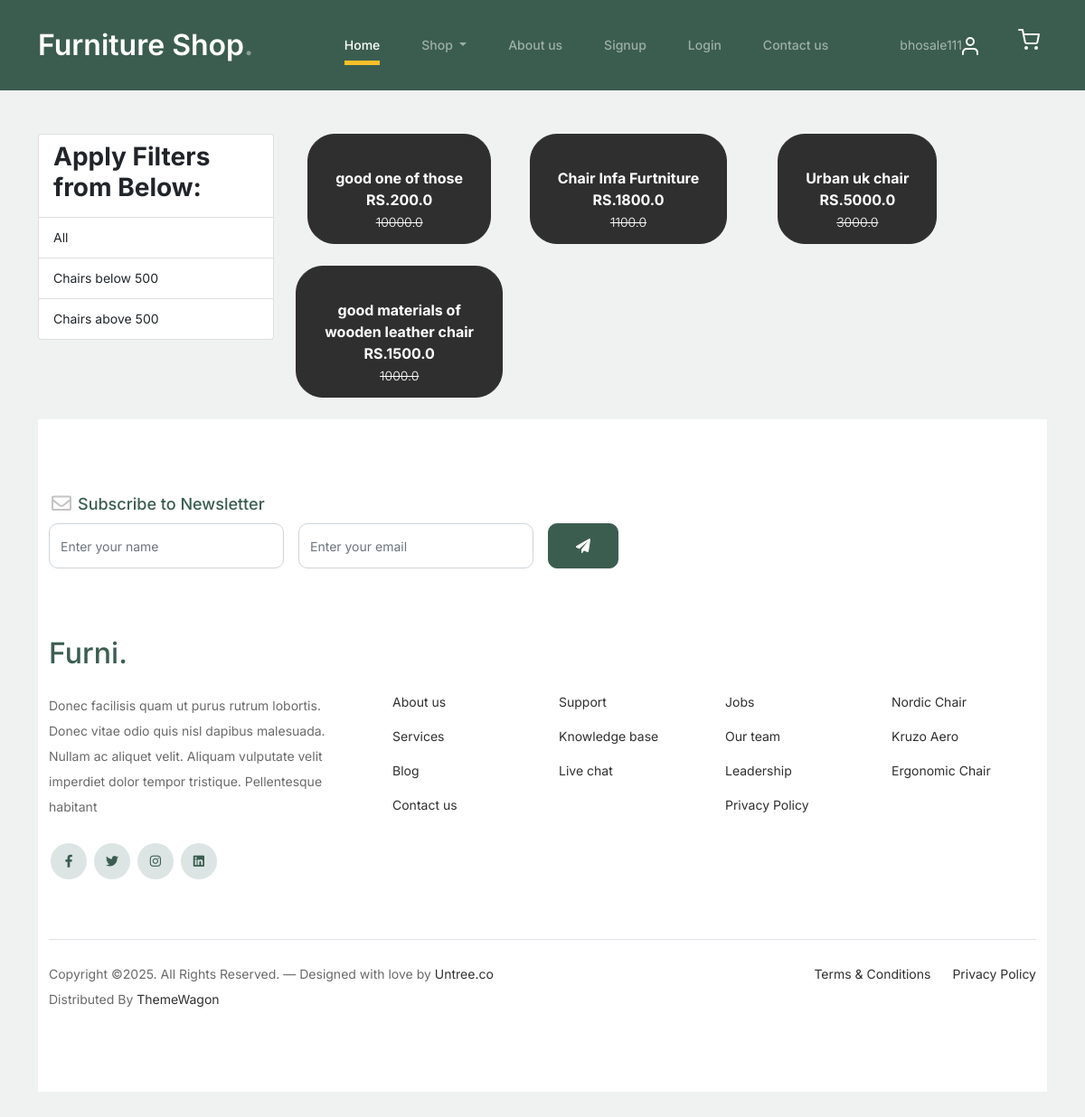
/chairs/ (signed in), run on the app's committed database.
### FurniApp/models.py (models this page shows, shortened)
class Product(models.Model):
    title =models.CharField(max_length=100)
    selling_price =models.FloatField()
    discounted_price = models.FloatField()
    description = models.TextField()
    brand = models.CharField(max_length=100)
    category= models.CharField(choices=CATEGORY_CHOICES,max_length=5)
    product_image = models.ImageField(upload_to ="productimg")

### FurniApp/views.py (the view)
# urls.py: path('chairs/', views.chairs, name='chairs'),
def chairs(request, data=None):
    totalitem=0
    if data == None:
        chair = Product.objects.filter(category='ch')
    elif data=='Manyawar' or data=='Fabindia':
        chair = Product.objects.filter(category='ch').filter(brand=data)
    elif data=='below':
        chair=Product.objects.filter(category='ch').filter(discounted_price__lt=500)
    elif data=='above':
        chair=Product.objects.filter(category='ch').filter(discounted_price__gt=500)
    if request.user.is_authenticated:
         totalitem= len(Cart.objects.filter(user=request.user))
    return render(request, 'chairs.html',{'chair':chair,'totalitem':totalitem})

### FurniApp/templates/chairs.html (shortened to what this page needs)
{% extends 'base.html' %}
{% load static %}
{% block content %}
<body>
<div class="container my-5 ">
 <div class="row">
  <div class="col-sm-3">
    <div class="list-group">
        <a href="#" class="list-group-item
         list-group-item-action" aria-current="true" ><h3 class="fw-bold">Apply Filters from Below:</h3></a>
        <a href="{% url 'chair' %}" class="list-group-item
         list-group-item-action" aria-current="true">All</a>
         <a href="{% url 'chair_data' 'below' %}" class="list-group-item
         list-group-item-action" aria-current="true">Chairs below 500</a>
         <a href="{% url 'chair_data' 'above' %}" class="list-group-item
         list-group-item-action" aria-current="true">Chairs above 500</a>
    </div>
</div>
    <div class="col-sm-8">
      <div class="row">
          {% for ch in chair %}
           <div class="col-sm-4 text-center mb-4">
               <a href="{% url 'product-detail' ch.id %}" class="btn">
                   <div class="item">
                       <div class="fw-bold">{{ch.description}}</div>
                       <div class="fw-bold">RS.{{ch.discounted_price}}</div>
                       <small class="fw-light text-decoration-line-through">{{ch.selling_price}}</small>
                   </div>
                </a>
            </div>
            {% endfor %}
        </div>
    </div>
</div>
</body>
{% endblock content %}

### FurniApp/templates/base.html (shortened to what this page needs)
<!doctype html>
{% load static%}
<html lang="en">
<head>
		<link href="{%static 'css/bootstrap.min.css' %}" rel="stylesheet">
		<link href="https://cdnjs.cloudflare.com/ajax/libs/font-awesome/6.0.0-beta3/css/all.min.css" rel="stylesheet">
		<link href="{%static 'css/tiny-slider.css' %}" rel="stylesheet">
		<link href="{% static 'css/style.css' %}" rel="stylesheet">
</head>
<body>
		<nav class="custom-navbar navbar navbar navbar-expand-md navbar-dark bg-dark" arial-label="Furni navigation bar">
			<div class="container">
				<a class="navbar-brand" href="{% url 'home' %}">Furniture Shop<span>.</span></a>
				<div class="collapse navbar-collapse" id="navbarsFurni">
					<ul class="custom-navbar-nav navbar-nav ms-auto mb-2 mb-md-0">
						<li class="nav-item active">
							<a class="nav-link" href="/">Home</a>
						</li>
						<li class="nav-item dropdown">
             				<a class="nav-link dropdown-toggle text-black" href=" " id="fashionDropdown" role="button" data-bs-toggle="dropdown" aria-expanded="false">
              				 Shop
             				</a>
          				</li>
						<li><a class="nav-link" href="{% url 'about' %}">About us</a></li>
						<li><a class="nav-link" href="{% url 'signup' %}">Signup</a></li>
						<li><a class="nav-link" href="{% url 'login' %}">Login</a></li>
						<li><a class="nav-link" href="{% url 'contact' %}">Contact us</a></li>
					</ul>
					<ul class="custom-navbar-cta navbar-nav mb-2 mb-md-0 ms-5">
						<li class="nav-link"><a class="nav-link" href="{% url 'profile' %}">{{request.user}}<img src="{% static 'images/user.svg' %}"></a></li>
						<li><a class="nav-link" href="{% url 'cart' %}"><img src="{% static 'images/cart.svg' %}"></a></li>
					</ul>
				</div>
			</div>
		</nav>
    	{% block content %} {% endblock content %}
		<footer class="footer-section">
			<div class="container relative">
				<div class="row">
					<div class="col-lg-8">
						<div class="subscription-form">
							<h3 class="d-flex align-items-center"><span class="me-1"><img src="{% static 'images/envelope-outline.svg' %}" alt="Image" class="img-fluid"></span><span>Subscribe to Newsletter</span></h3>
							<form action="#" class="row g-3">
								<div class="col-auto">
									<input type="text" class="form-control" placeholder="Enter your name">
								</div>
								<div class="col-auto">
									<input type="email" class="form-control" placeholder="Enter your email">
								</div>
								<div class="col-auto">
									<button class="btn btn-primary">
										<span class="fa fa-paper-plane"></span>
									</button>
								</div>
							</form>
						</div>
					</div>
				</div>
				<div class="row g-5 mb-5">
					<div class="col-lg-4">
						<div class="mb-4 footer-logo-wrap"><a href="#" class="footer-logo">Furni<span>.</span></a></div>
						<p class="mb-4">Donec facilisis quam ut purus rutrum lobortis. Donec vitae odio quis nisl dapibus malesuada. Nullam ac aliquet velit. Aliquam vulputate velit imperdiet dolor tempor tristique. Pellentesque habitant</p>
						<ul class="list-unstyled custom-social">
							<li><a href="#"><span class="fa fa-brands fa-facebook-f"></span></a></li>
							<li><a href="#"><span class="fa fa-brands fa-twitter"></span></a></li>
							<li><a href="#"><span class="fa fa-brands fa-instagram"></span></a></li>
							<li><a href="#"><span class="fa fa-brands fa-linkedin"></span></a></li>
						</ul>
					</div>
					<div class="col-lg-8">
						<div class="row links-wrap">
							<div class="col-6 col-sm-6 col-md-3">
								<ul class="list-unstyled">
									<li><a href="#">About us</a></li>
									<li><a href="#">Services</a></li>
									<li><a href="#">Blog</a></li>
									<li><a href="#">Contact us</a></li>
								</ul>
							</div>
							<div class="col-6 col-sm-6 col-md-3">
								<ul class="list-unstyled">
									<li><a href="#">Support</a></li>
									<li><a href="#">Knowledge base</a></li>
									<li><a href="#">Live chat</a></li>
								</ul>
							</div>
							<div class="col-6 col-sm-6 col-md-3">
								<ul class="list-unstyled">
									<li><a href="#">Jobs</a></li>
									<li><a href="#">Our team</a></li>
									<li><a href="#">Leadership</a></li>
									<li><a href="#">Privacy Policy</a></li>
								</ul>
							</div>
							<div class="col-6 col-sm-6 col-md-3">
								<ul class="list-unstyled">
									<li><a href="#">Nordic Chair</a></li>
									<li><a href="#">Kruzo Aero</a></li>
									<li><a href="#">Ergonomic Chair</a></li>
								</ul>
							</div>
						</div>
					</div>
				</div>
				<div class="border-top copyright">
					<div class="row pt-4">
						<div class="col-lg-6">
							<p class="mb-2 text-center text-lg-start">Copyright &copy;. All Rights Reserved. &mdash; Designed with love by <a href="https://untree.co">Untree.co</a> Distributed By <a href="https://themewagon.com">ThemeWagon</a>
							</p>
						</div>
						<div class="col-lg-6 text-center text-lg-end">
							<ul class="list-unstyled d-inline-flex ms-auto">
								<li class="me-4"><a href="#">Terms &amp; Conditions</a></li>
								<li><a href="#">Privacy Policy</a></li>
							</ul>
						</div>
					</div>
				</div>
			</div>
		</footer>
	</body>
</html>

### FurniApp/static/css/style.css (style rules this page uses)
body { overflow-x: hidden; position: relative; }
body { font-family: "Inter", sans-serif; font-weight: 400; line-height: 28px; color: #6a6a6a; font-size: 14px; background-color: #eff2f1; }
a { text-decoration: none; -webkit-transition: .3s all ease; -o-transition: .3s all ease; transition: .3s all ease; color: #2f2f2f; text-decoration: underline; }
.custom-navbar { background: #3b5d50 !important; padding-top: 20px; padding-bottom: 20px; }
.custom-navbar .navbar-brand { font-size: 32px; font-weight: 600; }
.custom-navbar .navbar-brand > span { opacity: .4; }
@media (min-width: 992px) { .custom-navbar .custom-navbar-nav li { margin-left: 15px; margin-right: 15px; } }
.custom-navbar .custom-navbar-nav li a { font-weight: 500; color: #ffffff !important; opacity: .5; -webkit-transition: .3s all ease; -o-transition: .3s all ease; transition: .3s all ease; position: relative; }
@media (min-width: 768px) { .custom-navbar .custom-navbar-nav li a:before { content: ""; position: absolute; bottom: 0; left: 8px; right: 8px; background: #f9bf29; height: 5px; opacity: 1; visibility: visible; width: 0; -webkit-transition: .15s all ease-out; -o-transition: .15s all ease-out; transition: .15s all ease-out; } }
.custom-navbar .custom-navbar-nav li.active a { opacity: 1; }
.custom-navbar .custom-navbar-nav li.active a:before { width: calc(100% - 16px); }
.custom-navbar .custom-navbar-cta { margin-left: 0 !important; -webkit-box-orient: horizontal; -webkit-box-direction: normal; -ms-flex-direction: row; flex-direction: row; }
@media (min-width: 768px) { .custom-navbar .custom-navbar-cta { margin-left: 40px !important; } }
.custom-navbar .custom-navbar-cta li { margin-left: 0px; margin-right: 0px; }
.custom-navbar .custom-navbar-cta li:first-child { margin-right: 20px; }
.btn { font-weight: 600; padding: 12px 30px; border-radius: 30px; color: #ffffff; background: #2f2f2f; border-color: #2f2f2f; }
.btn.btn-primary { background: #3b5d50; border-color: #3b5d50; }
.footer-section { padding: 80px 0; background: #ffffff; }
.footer-section .relative { position: relative; }
.footer-section a { text-decoration: none; color: #2f2f2f; -webkit-transition: .3s all ease; -o-transition: .3s all ease; transition: .3s all ease; }
.footer-section .subscription-form { margin-bottom: 40px; position: relative; z-index: 2; margin-top: 100px; }
@media (min-width: 992px) { .footer-section .subscription-form { margin-top: 0px; margin-bottom: 80px; } }
.footer-section .subscription-form h3 { font-size: 18px; font-weight: 500; color: #3b5d50; }
.footer-section .subscription-form .form-control { height: 50px; border-radius: 10px; font-family: "Inter", sans-serif; }
.footer-section .subscription-form .btn { border-radius: 10px !important; }
.footer-section .links-wrap { margin-top: 0px; }
@media (min-width: 992px) { .footer-section .links-wrap { margin-top: 54px; } }
.footer-section .links-wrap ul li { margin-bottom: 10px; }
.footer-section .footer-logo-wrap .footer-logo { font-size: 32px; font-weight: 500; text-decoration: none; color: #3b5d50; }
.footer-section .custom-social li { margin: 2px; display: inline-block; }
.footer-section .custom-social li a { width: 40px; height: 40px; text-align: center; line-height: 40px; display: inline-block; background: #dce5e4; color: #3b5d50; border-radius: 50%; }
.footer-section .border-top { border-color: #dce5e4; }
.footer-section .border-top.copyright { font-size: 14px !important; }
.form-control { height: 50px; border-radius: 10px; font-family: "Inter", sans-serif; }

### data on the page
Product: description "good one of those", discounted_price "200.0", selling_price "10000.0"
Product: description "Chair Infa Furtniture", discounted_price "1800.0", selling_price "1100.0"
Product: description "Urban uk chair", discounted_price "5000.0", selling_price "3000.0"
Product: description "good materials of wooden leather chair", discounted_price "1500.0", selling_price "1000.0"

### other printed values
{{ request.user }} "bhosale111"
